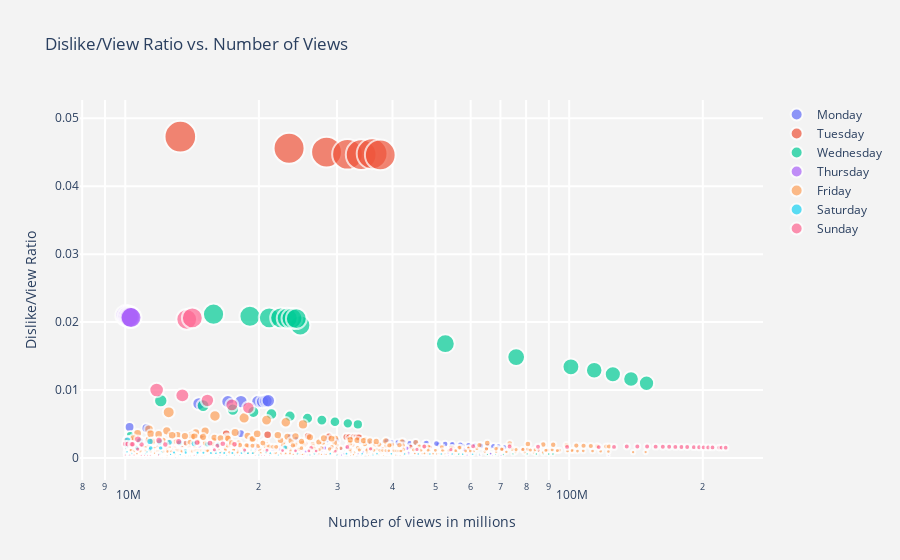

Source (notebook cell):
### Markdown cell above
### What we discovered:
1. ***Despite that we can assume both number of views and likes can tell us about how good a video is, the ratio between them may not.*** 
We showed earlier the correlation between like count and view count is highly positive, meaning they grow together, but this graph reveals that the view count grows much faster than the like count. Hence, we should not use this ratio to evaluate the content quality of a video.
2. Double-click on each weekday to observe the impact of publish day on the number of views. Most if not all videos that have more than 100 million views were published on Wednesday, Friday, Sunday, and those that were published on Monday, Tuesday, Thursday, Saturday cound not reach 100 million views in the latest version of this dataset. ***Therefore, half of the Youtubers did the right thing to publish their products on the three "hot days", while other half did not have a very great choice. However, this impact is only obvious when the number of views passes 100 million.***

### Code cell
bubble_plot('dislikes', "Dislike/View Ratio vs. Number of Views", "Dislike/View Ratio",data)

### Figure 1 — Plotly figure (JSON) as saved in the notebook; plotly's stock layout.template omitted (floating-point values rounded to 4 significant figures; data arrays with more than 128 entries replaced by an {"elided": "..."} marker saying what was removed)
{"data": [{"marker": {"line": {"width": 2}, "size": {"elided": "314 float values"}, "sizemode": "area", "sizeref": 9.456e-05}, "mode": "markers", "name": "Monday", "text": {"elided": "314 str values"}, "type": "scatter", "x": {"elided": "314 int values"}, "y": {"elided": "314 float values"}}, {"marker": {"line": {"width": 2}, "size": {"elided": "253 float values"}, "sizemode": "area", "sizeref": 9.456e-05}, "mode": "markers", "name": "Tuesday", "text": {"elided": "253 str values"}, "type": "scatter", "x": {"elided": "253 int values"}, "y": {"elided": "253 float values"}}, {"marker": {"line": {"width": 2}, "size": {"elided": "257 float values"}, "sizemode": "area", "sizeref": 9.456e-05}, "mode": "markers", "name": "Wednesday", "text": {"elided": "257 str values"}, "type": "scatter", "x": {"elided": "257 int values"}, "y": {"elided": "257 float values"}}, {"marker": {"line": {"width": 2}, "size": {"elided": "331 float values"}, "sizemode": "area", "sizeref": 9.456e-05}, "mode": "markers", "name": "Thursday", "text": {"elided": "331 str values"}, "type": "scatter", "x": {"elided": "331 int values"}, "y": {"elided": "331 float values"}}, {"marker": {"line": {"width": 2}, "size": {"elided": "524 float values"}, "sizemode": "area", "sizeref": 9.456e-05}, "mode": "markers", "name": "Friday", "text": {"elided": "524 str values"}, "type": "scatter", "x": {"elided": "524 int values"}, "y": {"elided": "524 float values"}}, {"marker": {"line": {"width": 2}, "size": [0.000469, 0.0004481, 0.0004347, 0.001226, 0.0004313, 0.001096, 0.0004285, 0.0009922, 0.0004279, 0.0009039, 0.0004293, 0.000846, 0.0004269, 0.001489, 0.001476, 0.00146, 0.00182, 0.0006763, 0.0006598, 0.0006501, 0.0006393, 0.0006282, 0.0006158, 0.0006079, 0.0005982, 0.0006002, 0.0005873, 0.002617, 0.0005819, 0.002521, 0.0005779, 0.0008526, 0.002438, 0.0005747, 0.0008283, 0.002368, 0.0005688, 0.0008134, 0.002297, 0.0005634, 0.0008003, 0.002217, 0.0007873, 0.002108, 0.0007752, 0.002015, 0.0005957, 0.0007645, 0.001945, 0.0005701, 0.0007423, 0.0005439, 0.0005439, 0.0007381, 0.0007344, 0.0007315, 0.0006481, 0.000727, 0.0006046, 0.0007181, 0.0005647, 0.0007127, 0.0005332, 0.0007093, 0.0005077, 0.0006981, 0.0004023, 0.001562, 0.0003911, 0.0003909, 0.0003908, 0.0003906, 0.0003911, 0.0003909], "sizemode": "area", "sizeref": 9.456e-05}, "mode": "markers", "name": "Saturday", "text": ["Title: Incredibles 2 Official Teaser Trailer<br>Channel: Disney•Pixar<br>Category: Film & Animation<br>Views: 14476491<br>Likes: 332269 <br>Dislikes: 6789<br>", "Title: Incredibles 2 Official Teaser Trailer<br>Channel: Disney•Pixar<br>Category: Film & Animation<br>Views: 17613871<br>Likes: 369518 <br>Dislikes: 7892<br>", "Title: Incredibles 2 Official Teaser Trailer<br>Channel: Disney•Pixar<br>Category: Film & Animation<br>Views: 19999878<br>Likes: 395711 <br>Dislikes: 8694<br>", "Title: Selena Gomez, Marshmello - Wolves<br>Channel: SelenaGomezVEVO<br>Category: Music<br>Views: 11342795<br>Likes: 683954 <br>Dislikes: 13904<br>", "Title: Incredibles 2 Official Teaser Trailer<br>Channel: Disney•Pixar<br>Category: Film & Animation<br>Views: 22118673<br>Likes: 410051 <br>Dislikes: 9540<br>", "Title: Selena Gomez, Marshmello - Wolves<br>Channel: SelenaGomezVEVO<br>Category: Music<br>Views: 13664373<br>Likes: 718368 <br>Dislikes: 14971<br>", "Title: Incredibles 2 Official Teaser Trailer<br>Channel: Disney•Pixar<br>Category: Film & Animation<br>Views: 26072307<br>Likes: 421289 <br>Dislikes: 11173<br>", "Title: Selena Gomez, Marshmello - Wolves<br>Channel: SelenaGomezVEVO<br>Category: Music<br>Views: 15982612<br>Likes: 748479 <br>Dislikes: 15858<br>", "Title: Incredibles 2 Official Teaser Trailer<br>Channel: Disney•Pixar<br>Category: Film & Animation<br>Views: 29964922<br>Likes: 431134 <br>Dislikes: 12821<br>", "Title: Selena Gomez, Marshmello - Wolves<br>Channel: SelenaGomezVEVO<br>Category: Music<br>Views: 18525720<br>Likes: 779040 <br>Dislikes: 16745<br>", "Title: Incredibles 2 Official Teaser Trailer<br>Channel: Disney•Pixar<br>Category: Film & Animation<br>Views: 34043133<br>Likes: 439742 <br>Dislikes: 14616<br>", "Title: Selena Gomez, Marshmello - Wolves<br>Channel: SelenaGomezVEVO<br>Category: Music<br>Views: 20752341<br>Likes: 804496 <br>Dislikes: 17557<br>", "Title: Incredibles 2 Official Teaser Trailer<br>Channel: Disney•Pixar<br>Category: Film & Animation<br>Views: 36152111<br>Likes: 444698 <br>Dislikes: 15434<br>", "Title: PANCAKE ART CHALLENGE 4!!! Learn How To Make Mario Odyssey Star Wars Jedi Nintendo Food DIY Pancake<br>Channel: Collins Key<br>Category: Entertainment<br>Views: 10616146<br>Likes: 818471 <br>Dislikes: 15807<br>", "Title: PANCAKE ART CHALLENGE 4!!! Learn How To Make Mario Odyssey Star Wars Jedi Nintendo Food DIY Pancake<br>Channel: Collins Key<br>Category: Entertainment<br>Views: 11414155<br>Likes: 856454 <br>Dislikes: 16852<br>", "Title: PANCAKE ART CHALLENGE 4!!! Learn How To Make Mario Odyssey Star Wars Jedi Nintendo Food DIY Pancake<br>Channel: Collins Key<br>Category: Entertainment<br>Views: 12018779<br>Likes: 879532 <br>Dislikes: 17542<br>", "Title: Voldemort: Origins of the Heir - An unofficial fanfilm (HD + Subtitles)<br>Channel: TRYANGLE FILMS<br>Category: Film & Animation<br>Views: 10083696<br>Likes: 430160 <br>Dislikes: 18357<br>", "Title: Drake - Nice For What<br>Channel: DrakeVEVO<br>Category: Music<br>Views: 24421448<br>Likes: 641546 <br>Dislikes: 16517<br>", "Title: Drake - Nice For What<br>Channel: DrakeVEVO<br>Category: Music<br>Views: 26693315<br>Likes: 670319 <br>Dislikes: 17611<br>", "Title: Drake - Nice For What<br>Channel: DrakeVEVO<br>Category: Music<br>Views: 28967061<br>Likes: 700591 <br>Dislikes: 18831<br>", "Title: Drake - Nice For What<br>Channel: DrakeVEVO<br>Category: Music<br>Views: 31507015<br>Likes: 734108 <br>Dislikes: 20142<br>", "Title: Drake - Nice For What<br>Channel: DrakeVEVO<br>Category: Music<br>Views: 34179417<br>Likes: 765677 <br>Dislikes: 21470<br>", "Title: Drake - Nice For What<br>Channel: DrakeVEVO<br>Category: Music<br>Views: 36908726<br>Likes: 792999 <br>Dislikes: 22727<br>", "Title: Drake - Nice For What<br>Channel: DrakeVEVO<br>Category: Music<br>Views: 39747665<br>Likes: 820199 <br>Dislikes: 24161<br>", "Title: Drake - Nice For What<br>Channel: DrakeVEVO<br>Category: Music<br>Views: 42590240<br>Likes: 847657 <br>Dislikes: 25478<br>", "Title: Marc Spelmann gets the first Golden Buzzer of 2018 | Auditions Week 1 | Britain’s Got Talent 2018<br>Channel: Britain's Got Talent<br>Category: Entertainment<br>Views: 10216106<br>Likes: 233312 <br>Dislikes: 6132<br>", "Title: Drake - Nice For What<br>Channel: DrakeVEVO<br>Category: Music<br>Views: 45705121<br>Likes: 875555 <br>Dislikes: 26841<br>", "Title: Nicki Minaj - Chun-Li (Music Video)<br>Channel: Nicki Minaj<br>Category: Music<br>Views: 10116647<br>Likes: 304727 <br>Dislikes: 26476<br>", "Title: Drake - Nice For What<br>Channel: DrakeVEVO<br>Category: Music<br>Views: 48561560<br>Likes: 901148 <br>Dislikes: 28257<br>", "Title: Nicki Minaj - Chun-Li (Music Video)<br>Channel: Nicki Minaj<br>Category: Music<br>Views: 10776536<br>Likes: 313577 <br>Dislikes: 27163<br>", "Title: Drake - Nice For What<br>Channel: DrakeVEVO<br>Category: Music<br>Views: 51505943<br>Likes: 925537 <br>Dislikes: 29763<br>", "Title: I Got 99 Problems But Being A Girl Ain't One! DIY Girls Hacks and More by Blossom<br>Channel: Blossom<br>Category: Howto & Style<br>Views: 10086785<br>Likes: 68270 <br>Dislikes: 8600<br>", "Title: Nicki Minaj - Chun-Li (Music Video)<br>Channel: Nicki Minaj<br>Category: Music<br>Views: 11372787<br>Likes: 321436 <br>Dislikes: 27732<br>", "Title: Drake - Nice For What<br>Channel: DrakeVEVO<br>Category: Music<br>Views: 54515350<br>Likes: 949884 <br>Dislikes: 31331<br>", "Title: I Got 99 Problems But Being A Girl Ain't One! DIY Girls Hacks and More by Blossom<br>Channel: Blossom<br>Category: Howto & Style<br>Views: 11186837<br>Likes: 73939 <br>Dislikes: 9266<br>", "Title: Nicki Minaj - Chun-Li (Music Video)<br>Channel: Nicki Minaj<br>Category: Music<br>Views: 11958914<br>Likes: 329570 <br>Dislikes: 28318<br>", "Title: Drake - Nice For What<br>Channel: DrakeVEVO<br>Category: Music<br>Views: 57582925<br>Likes: 973524 <br>Dislikes: 32754<br>", "Title: I Got 99 Problems But Being A Girl Ain't One! DIY Girls Hacks and More by Blossom<br>Channel: Blossom<br>Category: Howto & Style<br>Views: 12061648<br>Likes: 78474 <br>Dislikes: 9811<br>", "Title: Nicki Minaj - Chun-Li (Vertical Video)<br>Channel: Nicki Minaj<br>Category: Music<br>Views: 12571504<br>Likes: 337817 <br>Dislikes: 28874<br>", "Title: Drake - Nice For What<br>Channel: DrakeVEVO<br>Category: Music<br>Views: 60635812<br>Likes: 994986 <br>Dislikes: 34165<br>", "Title: I Got 99 Problems But Being A Girl Ain't One! DIY Girls Hacks and More by Blossom<br>Channel: Blossom<br>Category: Howto & Style<br>Views: 12879497<br>Likes: 82465 <br>Dislikes: 10307<br>", "Title: Nicki Minaj - Chun-Li (Vertical Video)<br>Channel: Nicki Minaj<br>Category: Music<br>Views: 13244323<br>Likes: 345087 <br>Dislikes: 29359<br>", "Title: I Got 99 Problems But Being A Girl Ain't One! DIY Girls Hacks and More by Blossom<br>Channel: Blossom<br>Category: Howto & Style<br>Views: 13684287<br>Likes: 85948 <br>Dislikes: 10774<br>", "Title: Nicki Minaj - Chun-Li (Vertical Video)<br>Channel: Nicki Minaj<br>Category: Music<br>Views: 14282680<br>Likes: 353611 <br>Dislikes: 30110<br>", "Title: I Got 99 Problems But Being A Girl Ain't One! DIY Girls Hacks and More by Blossom<br>Channel: Blossom<br>Category: Howto & Style<br>Views: 14551920<br>Likes: 89598 <br>Dislikes: 11281<br>", "Title: Nicki Minaj - Chun-Li (Vertical Video)<br>Channel: Nicki Minaj<br>Category: Music<br>Views: 15324141<br>Likes: 361962 <br>Dislikes: 30878<br>", "Title: Charlie Puth - Done For Me (feat. Kehlani) [Official Video]<br>Channel: Charlie Puth<br>Category: Music<br>Views: 10044066<br>Likes: 388574 <br>Dislikes: 5983<br>", "Title: I Got 99 Problems But Being A Girl Ain't One! DIY Girls Hacks and More by Blossom<br>Channel: Blossom<br>Category: Howto & Style<br>Views: 14998964<br>Likes: 91548 <br>Dislikes: 11467<br>", "Title: Nicki Minaj - Chun-Li (Vertical Video)<br>Channel: Nicki Minaj<br>Category: Music<br>Views: 16196266<br>Likes: 368155 <br>Dislikes: 31498<br>", "Title: Charlie Puth - Done For Me (feat. Kehlani) [Official Video]<br>Channel: Charlie Puth<br>Category: Music<br>Views: 10963160<br>Likes: 396649 <br>Dislikes: 6250<br>", "Title: I Got 99 Problems But Being A Girl Ain't One! DIY Girls Hacks and More by Blossom<br>Channel: Blossom<br>Category: Howto & Style<br>Views: 15598360<br>Likes: 93997 <br>Dislikes: 11578<br>", "Title: Charlie Puth - Done For Me (feat. Kehlani) [Official Video]<br>Channel: Charlie Puth<br>Category: Music<br>Views: 11979805<br>Likes: 408461 <br>Dislikes: 6516<br>", "Title: Earth Day 2018 Google Doodle<br>Channel: googledoodles<br>Category: Film & Animation<br>Views: 11979805<br>Likes: 408461 <br>Dislikes: 6516<br>", "Title: I Got 99 Problems But Being A Girl Ain't One! DIY Girls Hacks and More by Blossom<br>Channel: Blossom<br>Category: Howto & Style<br>Views: 16002425<br>Likes: 95539 <br>Dislikes: 11812<br>", "Title: I Got 99 Problems But Being A Girl Ain't One! DIY Girls Hacks and More by Blossom<br>Channel: Blossom<br>Category: Howto & Style<br>Views: 16353989<br>Likes: 96881 <br>Dislikes: 12011<br>", "Title: I Got 99 Problems But Being A Girl Ain't One! DIY Girls Hacks and More by Blossom<br>Channel: Blossom<br>Category: Howto & Style<br>Views: 16712784<br>Likes: 98361 <br>Dislikes: 12226<br>", "Title: Clash Royale: CLAN WARS IS HERE!<br>Channel: Clash Royale<br>Category: Gaming<br>Views: 10344600<br>Likes: 159665 <br>Dislikes: 6704<br>", "Title: I Got 99 Problems But Being A Girl Ain't One! DIY Girls Hacks and More by Blossom<br>Channel: Blossom<br>Category: Howto & Style<br>Views: 17431633<br>Likes: 101401 <br>Dislikes: 12672<br>", "Title: Clash Royale: CLAN WARS IS HERE!<br>Channel: Clash Royale<br>Category: Gaming<br>Views: 11109457<br>Likes: 159803 <br>Dislikes: 6717<br>", "Title: I Got 99 Problems But Being A Girl Ain't One! DIY Girls Hacks and More by Blossom<br>Channel: Blossom<br>Category: Howto & Style<br>Views: 18271695<br>Likes: 104795 <br>Dislikes: 13121<br>", "Title: Clash Royale: CLAN WARS IS HERE!<br>Channel: Clash Royale<br>Category: Gaming<br>Views: 11913359<br>Likes: 159889 <br>Dislikes: 6727<br>", "Title: I Got 99 Problems But Being A Girl Ain't One! DIY Girls Hacks and More by Blossom<br>Channel: Blossom<br>Category: Howto & Style<br>Views: 18889060<br>Likes: 107134 <br>Dislikes: 13462<br>", "Title: Clash Royale: CLAN WARS IS HERE!<br>Channel: Clash Royale<br>Category: Gaming<br>Views: 12648827<br>Likes: 160002 <br>Dislikes: 6744<br>", "Title: I Got 99 Problems But Being A Girl Ain't One! DIY Girls Hacks and More by Blossom<br>Channel: Blossom<br>Category: Howto & Style<br>Views: 19371315<br>Likes: 108871 <br>Dislikes: 13741<br>", "Title: Clash Royale: CLAN WARS IS HERE!<br>Channel: Clash Royale<br>Category: Gaming<br>Views: 13300020<br>Likes: 160089 <br>Dislikes: 6753<br>", "Title: I Got 99 Problems But Being A Girl Ain't One! DIY Girls Hacks and More by Blossom<br>Channel: Blossom<br>Category: Howto & Style<br>Views: 21211851<br>Likes: 114989 <br>Dislikes: 14808<br>", "Title: Clash Royale: CLAN WARS IS HERE!<br>Channel: Clash Royale<br>Category: Gaming<br>Views: 16935442<br>Likes: 160896 <br>Dislikes: 6813<br>", "Title: Nicki Minaj - Chun-Li (Vertical Video)<br>Channel: Nicki Minaj<br>Category: Music<br>Views: 22918328<br>Likes: 409234 <br>Dislikes: 35804<br>", "Title: Royal Weddings, Then and Now: Princess Diana, Kate Middleton, and Meghan Markle | The New Yorker<br>Channel: The New Yorker<br>Category: Entertainment<br>Views: 10011020<br>Likes: 47011 <br>Dislikes: 3915<br>", "Title: Royal Weddings, Then and Now: Princess Diana, Kate Middleton, and Meghan Markle | The New Yorker<br>Channel: The New Yorker<br>Category: Entertainment<br>Views: 10052832<br>Likes: 47152 <br>Dislikes: 3930<br>", "Title: Royal Weddings, Then and Now: Princess Diana, Kate Middleton, and Meghan Markle | The New Yorker<br>Channel: The New Yorker<br>Category: Entertainment<br>Views: 10093671<br>Likes: 47264 <br>Dislikes: 3945<br>", "Title: Royal Weddings, Then and Now: Princess Diana, Kate Middleton, and Meghan Markle | The New Yorker<br>Channel: The New Yorker<br>Category: Entertainment<br>Views: 10126408<br>Likes: 47349 <br>Dislikes: 3955<br>", "Title: Royal Weddings, Then and Now: Princess Diana, Kate Middleton, and Meghan Markle | The New Yorker<br>Channel: The New Yorker<br>Category: Entertainment<br>Views: 10168821<br>Likes: 47465 <br>Dislikes: 3977<br>", "Title: Royal Weddings, Then and Now: Princess Diana, Kate Middleton, and Meghan Markle | The New Yorker<br>Channel: The New Yorker<br>Category: Entertainment<br>Views: 10187747<br>Likes: 47517 <br>Dislikes: 3982<br>"], "type": "scatter", "x": [14476491, 17613871, 19999878, 11342795, 22118673, 13664373, 26072307, 15982612, 29964922, 18525720, 34043133, 20752341, 36152111, 10616146, 11414155, 12018779, 10083696, 24421448, 26693315, 28967061, 31507015, 34179417, 36908726, 39747665, 42590240, 10216106, 45705121, 10116647, 48561560, 10776536, 51505943, 10086785, 11372787, 54515350, 11186837, 11958914, 57582925, 12061648, 12571504, 60635812, 12879497, 13244323, 13684287, 14282680, 14551920, 15324141, 10044066, 14998964, 16196266, 10963160, 15598360, 11979805, 11979805, 16002425, 16353989, 16712784, 10344600, 17431633, 11109457, 18271695, 11913359, 18889060, 12648827, 19371315, 13300020, 21211851, 16935442, 22918328, 10011020, 10052832, 10093671, 10126408, 10168821, 10187747], "y": [0.000469, 0.0004481, 0.0004347, 0.001226, 0.0004313, 0.001096, 0.0004285, 0.0009922, 0.0004279, 0.0009039, 0.0004293, 0.000846, 0.0004269, 0.001489, 0.001476, 0.00146, 0.00182, 0.0006763, 0.0006598, 0.0006501, 0.0006393, 0.0006282, 0.0006158, 0.0006079, 0.0005982, 0.0006002, 0.0005873, 0.002617, 0.0005819, 0.002521, 0.0005779, 0.0008526, 0.002438, 0.0005747, 0.0008283, 0.002368, 0.0005688, 0.0008134, 0.002297, 0.0005634, 0.0008003, 0.002217, 0.0007873, 0.002108, 0.0007752, 0.002015, 0.0005957, 0.0007645, 0.001945, 0.0005701, 0.0007423, 0.0005439, 0.0005439, 0.0007381, 0.0007344, 0.0007315, 0.0006481, 0.000727, 0.0006046, 0.0007181, 0.0005647, 0.0007127, 0.0005332, 0.0007093, 0.0005077, 0.0006981, 0.0004023, 0.001562, 0.0003911, 0.0003909, 0.0003908, 0.0003906, 0.0003911, 0.0003909]}, {"marker": {"line": {"width": 2}, "size": [0.001987, 0.002001, 0.00179, 0.001495, 0.001349, 0.001268, 0.00123, 0.01001, 0.009217, 0.00848, 0.00781, 0.007407, 0.002742, 0.002576, 0.002418, 0.002267, 0.002177, 0.002093, 0.002012, 0, 0, 0, 0.0004525, 0, 0.02041, 0.0004126, 2.239e-05, 0, 0.02061, 0.000384, 0.0001555, 1.922e-05, 0, 0.0003617, 0.0001346, 1.709e-05, 0, 0.0003438, 0.0001357, 1.563e-05, 0, 0.0003403, 0.0001368, 0, 0.0003398, 0, 0.0003351, 0.001309, 0.001629, 0.001222, 0.00169, 0.001179, 0.001717, 0.001131, 0.001693, 0.001092, 0.001654, 0.001062, 0.001635, 0.001042, 0.001028, 0.001601, 0.001632, 0.0009865, 0.001681, 0.001695, 0.001684, 0.00167, 0.001658, 0.001647, 0.001637, 0.001626, 0.001616, 0.0016, 0.001585, 0.001574, 0.001563, 0.001554, 0.001541, 0.001533, 0.001525, 0.000435, 0.0004284, 0.002062, 0.0004243, 0.002044, 0.0004184, 0.002019, 0.0004179, 0.002012, 0.0004161, 0.0004138, 0.0004126], "sizemode": "area", "sizeref": 9.456e-05}, "mode": "markers", "name": "Sunday", "text": ["Title: 42 HOLY GRAIL HACKS THAT WILL SAVE YOU A FORTUNE<br>Channel: 5-Minute Crafts<br>Category: Howto & Style<br>Views: 10883016<br>Likes: 100508 <br>Dislikes: 21627<br>", "Title: 42 HOLY GRAIL HACKS THAT WILL SAVE YOU A FORTUNE<br>Channel: 5-Minute Crafts<br>Category: Howto & Style<br>Views: 12310226<br>Likes: 109118 <br>Dislikes: 24634<br>", "Title: 42 HOLY GRAIL HACKS THAT WILL SAVE YOU A FORTUNE<br>Channel: 5-Minute Crafts<br>Category: Howto & Style<br>Views: 16127761<br>Likes: 138238 <br>Dislikes: 28873<br>", "Title: 42 HOLY GRAIL HACKS THAT WILL SAVE YOU A FORTUNE<br>Channel: 5-Minute Crafts<br>Category: Howto & Style<br>Views: 26221058<br>Likes: 206111 <br>Dislikes: 39209<br>", "Title: 42 HOLY GRAIL HACKS THAT WILL SAVE YOU A FORTUNE<br>Channel: 5-Minute Crafts<br>Category: Howto & Style<br>Views: 35696409<br>Likes: 260515 <br>Dislikes: 48163<br>", "Title: 42 HOLY GRAIL HACKS THAT WILL SAVE YOU A FORTUNE<br>Channel: 5-Minute Crafts<br>Category: Howto & Style<br>Views: 45407304<br>Likes: 322993 <br>Dislikes: 57595<br>", "Title: 42 HOLY GRAIL HACKS THAT WILL SAVE YOU A FORTUNE<br>Channel: 5-Minute Crafts<br>Category: Howto & Style<br>Views: 54155921<br>Likes: 378111 <br>Dislikes: 66632<br>", "Title: Logan Paul - SANTA DISS TRACK (Official Music Video)<br>Channel: Logan Paul Vlogs<br>Category: Entertainment<br>Views: 11767339<br>Likes: 882821 <br>Dislikes: 117842<br>", "Title: Logan Paul - SANTA DISS TRACK (Official Music Video)<br>Channel: Logan Paul Vlogs<br>Category: Entertainment<br>Views: 13445632<br>Likes: 917951 <br>Dislikes: 123922<br>", "Title: Logan Paul - SANTA DISS TRACK (Official Music Video)<br>Channel: Logan Paul Vlogs<br>Category: Entertainment<br>Views: 15313469<br>Likes: 953730 <br>Dislikes: 129860<br>", "Title: Logan Paul - SANTA DISS TRACK (Official Music Video)<br>Channel: Logan Paul Vlogs<br>Category: Entertainment<br>Views: 17385229<br>Likes: 988608 <br>Dislikes: 135786<br>", "Title: Logan Paul - SANTA DISS TRACK (Official Music Video)<br>Channel: Logan Paul Vlogs<br>Category: Entertainment<br>Views: 18938867<br>Likes: 1013411 <br>Dislikes: 140271<br>", "Title: Eminem - Walk On Water (Official Video) ft. Beyoncé<br>Channel: EminemVEVO<br>Category: Music<br>Views: 10681470<br>Likes: 584191 <br>Dislikes: 29287<br>", "Title: Eminem - Walk On Water (Official Video) ft. Beyoncé<br>Channel: EminemVEVO<br>Category: Music<br>Views: 11913715<br>Likes: 605215 <br>Dislikes: 30684<br>", "Title: Eminem - Walk On Water (Official Video) ft. Beyoncé<br>Channel: EminemVEVO<br>Category: Music<br>Views: 13196225<br>Likes: 624768 <br>Dislikes: 31912<br>", "Title: Eminem - Walk On Water (Official Video) ft. Beyoncé<br>Channel: EminemVEVO<br>Category: Music<br>Views: 14509303<br>Likes: 639820 <br>Dislikes: 32890<br>", "Title: Eminem - Walk On Water (Official Video) ft. Beyoncé<br>Channel: EminemVEVO<br>Category: Music<br>Views: 15520717<br>Likes: 654898 <br>Dislikes: 33793<br>", "Title: Eminem - Walk On Water (Official Video) ft. Beyoncé<br>Channel: EminemVEVO<br>Category: Music<br>Views: 16584193<br>Likes: 669544 <br>Dislikes: 34715<br>", "Title: Eminem - Walk On Water (Official Video) ft. Beyoncé<br>Channel: EminemVEVO<br>Category: Music<br>Views: 17629966<br>Likes: 682328 <br>Dislikes: 35479<br>", "Title: To Our Daughter<br>Channel: Kylie Jenner<br>Category: People & Blogs<br>Views: 20921796<br>Likes: 0 <br>Dislikes: 0<br>", "Title: To Our Daughter<br>Channel: Kylie Jenner<br>Category: People & Blogs<br>Views: 35830721<br>Likes: 0 <br>Dislikes: 0<br>", "Title: To Our Daughter<br>Channel: Kylie Jenner<br>Category: People & Blogs<br>Views: 40801423<br>Likes: 0 <br>Dislikes: 0<br>", "Title: Jurassic World: Fallen Kingdom - Official Trailer #2 [HD]<br>Channel: Universal Pictures<br>Category: Entertainment<br>Views: 11883172<br>Likes: 200006 <br>Dislikes: 5377<br>", "Title: To Our Daughter<br>Channel: Kylie Jenner<br>Category: People & Blogs<br>Views: 44818108<br>Likes: 0 <br>Dislikes: 0<br>", "Title: LOGAN PAUL IS BACK!<br>Channel: Logan Paul Vlogs<br>Category: Entertainment<br>Views: 13754992<br>Likes: 1207457 <br>Dislikes: 280675<br>", "Title: Jurassic World: Fallen Kingdom - Official Trailer #2 [HD]<br>Channel: Universal Pictures<br>Category: Entertainment<br>Views: 14297585<br>Likes: 219417 <br>Dislikes: 5899<br>", "Title: Turkish Airlines - 5 Senses with Dr. Oz<br>Channel: Turkish Airlines<br>Category: Travel & Events<br>Views: 12415166<br>Likes: 3639 <br>Dislikes: 278<br>", "Title: To Our Daughter<br>Channel: Kylie Jenner<br>Category: People & Blogs<br>Views: 48635732<br>Likes: 0 <br>Dislikes: 0<br>", "Title: LOGAN PAUL IS BACK!<br>Channel: Logan Paul Vlogs<br>Category: Entertainment<br>Views: 14161833<br>Likes: 1216340 <br>Dislikes: 291900<br>", "Title: Jurassic World: Fallen Kingdom - Official Trailer #2 [HD]<br>Channel: Universal Pictures<br>Category: Entertainment<br>Views: 16344681<br>Likes: 232342 <br>Dislikes: 6276<br>", "Title: Hope Detector | Hyundai NFL Super Bowl LII<br>Channel: HyundaiUSA<br>Category: Autos & Vehicles<br>Views: 13449022<br>Likes: 1028 <br>Dislikes: 2091<br>", "Title: Turkish Airlines - 5 Senses with Dr. Oz<br>Channel: Turkish Airlines<br>Category: Travel & Events<br>Views: 16230119<br>Likes: 4007 <br>Dislikes: 312<br>", "Title: To Our Daughter<br>Channel: Kylie Jenner<br>Category: People & Blogs<br>Views: 51243149<br>Likes: 0 <br>Dislikes: 0<br>", "Title: Jurassic World: Fallen Kingdom - Official Trailer #2 [HD]<br>Channel: Universal Pictures<br>Category: Entertainment<br>Views: 18085938<br>Likes: 240891 <br>Dislikes: 6542<br>", "Title: Hope Detector | Hyundai NFL Super Bowl LII<br>Channel: HyundaiUSA<br>Category: Autos & Vehicles<br>Views: 15896259<br>Likes: 1071 <br>Dislikes: 2140<br>", "Title: Turkish Airlines - 5 Senses with Dr. Oz<br>Channel: Turkish Airlines<br>Category: Travel & Events<br>Views: 20015015<br>Likes: 4341 <br>Dislikes: 342<br>", "Title: To Our Daughter<br>Channel: Kylie Jenner<br>Category: People & Blogs<br>Views: 53183123<br>Likes: 0 <br>Dislikes: 0<br>", "Title: Jurassic World: Fallen Kingdom - Official Trailer #2 [HD]<br>Channel: Universal Pictures<br>Category: Entertainment<br>Views: 19617103<br>Likes: 246215 <br>Dislikes: 6745<br>", "Title: Hope Detector | Hyundai NFL Super Bowl LII<br>Channel: HyundaiUSA<br>Category: Autos & Vehicles<br>Views: 15899179<br>Likes: 1081 <br>Dislikes: 2158<br>", "Title: Turkish Airlines - 5 Senses with Dr. Oz<br>Channel: Turkish Airlines<br>Category: Travel & Events<br>Views: 23932421<br>Likes: 4666 <br>Dislikes: 374<br>", "Title: To Our Daughter<br>Channel: Kylie Jenner<br>Category: People & Blogs<br>Views: 54454945<br>Likes: 0 <br>Dislikes: 0<br>", "Title: Jurassic World: Fallen Kingdom - Official Trailer #2 [HD]<br>Channel: Universal Pictures<br>Category: Entertainment<br>Views: 20291688<br>Likes: 249906 <br>Dislikes: 6906<br>", "Title: Hope Detector | Hyundai NFL Super Bowl LII<br>Channel: HyundaiUSA<br>Category: Autos & Vehicles<br>Views: 15904385<br>Likes: 1088 <br>Dislikes: 2175<br>", "Title: To Our Daughter<br>Channel: Kylie Jenner<br>Category: People & Blogs<br>Views: 55063465<br>Likes: 0 <br>Dislikes: 0<br>", "Title: Jurassic World: Fallen Kingdom - Official Trailer #2 [HD]<br>Channel: Universal Pictures<br>Category: Entertainment<br>Views: 20605167<br>Likes: 252139 <br>Dislikes: 7002<br>", "Title: To Our Daughter<br>Channel: Kylie Jenner<br>Category: People & Blogs<br>Views: 56111957<br>Likes: 0 <br>Dislikes: 0<br>", "Title: Jurassic World: Fallen Kingdom - Official Trailer #2 [HD]<br>Channel: Universal Pictures<br>Category: Entertainment<br>Views: 21113889<br>Likes: 254342 <br>Dislikes: 7076<br>", "Title: BTS (방탄소년단) LOVE YOURSELF 轉 Tear 'Singularity' Comeback Trailer<br>Channel: ibighit<br>Category: Music<br>Views: 10666323<br>Likes: 1956202 <br>Dislikes: 13966<br>", "Title: Childish Gambino - This Is America (Official Video)<br>Channel: ChildishGambinoVEVO<br>Category: Music<br>Views: 31648454<br>Likes: 1405355 <br>Dislikes: 51547<br>", "Title: BTS (방탄소년단) LOVE YOURSELF 轉 Tear 'Singularity' Comeback Trailer<br>Channel: ibighit<br>Category: Music<br>Views: 15875379<br>Likes: 2285418 <br>Dislikes: 19401<br>", "Title: Childish Gambino - This Is America (Official Video)<br>Channel: ChildishGambinoVEVO<br>Category: Music<br>Views: 47169016<br>Likes: 1841540 <br>Dislikes: 79717<br>", "Title: BTS (방탄소년단) LOVE YOURSELF 轉 Tear 'Singularity' Comeback Trailer<br>Channel: ibighit<br>Category: Music<br>Views: 18574625<br>Likes: 2407413 <br>Dislikes: 21907<br>", "Title: Childish Gambino - This Is America (Official Video)<br>Channel: ChildishGambinoVEVO<br>Category: Music<br>Views: 60776509<br>Likes: 2183732 <br>Dislikes: 104377<br>", "Title: BTS (방탄소년단) LOVE YOURSELF 轉 Tear 'Singularity' Comeback Trailer<br>Channel: ibighit<br>Category: Music<br>Views: 20860529<br>Likes: 2484550 <br>Dislikes: 23592<br>", "Title: Childish Gambino - This Is America (Official Video)<br>Channel: ChildishGambinoVEVO<br>Category: Music<br>Views: 73432600<br>Likes: 2478904 <br>Dislikes: 124290<br>", "Title: BTS (방탄소년단) LOVE YOURSELF 轉 Tear 'Singularity' Comeback Trailer<br>Channel: ibighit<br>Category: Music<br>Views: 22612931<br>Likes: 2533783 <br>Dislikes: 24698<br>", "Title: Childish Gambino - This Is America (Official Video)<br>Channel: ChildishGambinoVEVO<br>Category: Music<br>Views: 85092067<br>Likes: 2735961 <br>Dislikes: 140711<br>", "Title: BTS (방탄소년단) LOVE YOURSELF 轉 Tear 'Singularity' Comeback Trailer<br>Channel: ibighit<br>Category: Music<br>Views: 24186625<br>Likes: 2571889 <br>Dislikes: 25690<br>", "Title: Childish Gambino - This Is America (Official Video)<br>Channel: ChildishGambinoVEVO<br>Category: Music<br>Views: 98938809<br>Likes: 3037293 <br>Dislikes: 161812<br>", "Title: BTS (방탄소년단) LOVE YOURSELF 轉 Tear 'Singularity' Comeback Trailer<br>Channel: ibighit<br>Category: Music<br>Views: 25924568<br>Likes: 2613905 <br>Dislikes: 27016<br>", "Title: BTS (방탄소년단) LOVE YOURSELF 轉 Tear 'Singularity' Comeback Trailer<br>Channel: ibighit<br>Category: Music<br>Views: 26912663<br>Likes: 2636004 <br>Dislikes: 27675<br>", "Title: Childish Gambino - This Is America (Official Video)<br>Channel: ChildishGambinoVEVO<br>Category: Music<br>Views: 116581406<br>Likes: 3388289 <br>Dislikes: 186591<br>", "Title: Childish Gambino - This Is America (Official Video)<br>Channel: ChildishGambinoVEVO<br>Category: Music<br>Views: 126191952<br>Likes: 3587455 <br>Dislikes: 205995<br>", "Title: BTS (방탄소년단) LOVE YOURSELF 轉 Tear 'Singularity' Comeback Trailer<br>Channel: ibighit<br>Category: Music<br>Views: 29741771<br>Likes: 2700800 <br>Dislikes: 29341<br>", "Title: Childish Gambino - This Is America (Official Video)<br>Channel: ChildishGambinoVEVO<br>Category: Music<br>Views: 134839555<br>Likes: 3749810 <br>Dislikes: 226641<br>", "Title: Childish Gambino - This Is America (Official Video)<br>Channel: ChildishGambinoVEVO<br>Category: Music<br>Views: 142421830<br>Likes: 3885070 <br>Dislikes: 241386<br>", "Title: Childish Gambino - This Is America (Official Video)<br>Channel: ChildishGambinoVEVO<br>Category: Music<br>Views: 149830680<br>Likes: 4002473 <br>Dislikes: 252365<br>", "Title: Childish Gambino - This Is America (Official Video)<br>Channel: ChildishGambinoVEVO<br>Category: Music<br>Views: 156612892<br>Likes: 4110879 <br>Dislikes: 261521<br>", "Title: Childish Gambino - This Is America (Official Video)<br>Channel: ChildishGambinoVEVO<br>Category: Music<br>Views: 162556776<br>Likes: 4202645 <br>Dislikes: 269530<br>", "Title: Childish Gambino - This Is America (Official Video)<br>Channel: ChildishGambinoVEVO<br>Category: Music<br>Views: 167997997<br>Likes: 4281819 <br>Dislikes: 276626<br>", "Title: Childish Gambino - This Is America (Official Video)<br>Channel: ChildishGambinoVEVO<br>Category: Music<br>Views: 173478072<br>Likes: 4360121 <br>Dislikes: 283961<br>", "Title: Childish Gambino - This Is America (Official Video)<br>Channel: ChildishGambinoVEVO<br>Category: Music<br>Views: 179045286<br>Likes: 4437175 <br>Dislikes: 291098<br>", "Title: Childish Gambino - This Is America (Official Video)<br>Channel: ChildishGambinoVEVO<br>Category: Music<br>Views: 184446490<br>Likes: 4512326 <br>Dislikes: 298157<br>", "Title: Childish Gambino - This Is America (Official Video)<br>Channel: ChildishGambinoVEVO<br>Category: Music<br>Views: 190950401<br>Likes: 4594931 <br>Dislikes: 305435<br>", "Title: Childish Gambino - This Is America (Official Video)<br>Channel: ChildishGambinoVEVO<br>Category: Music<br>Views: 196222618<br>Likes: 4656929 <br>Dislikes: 311042<br>", "Title: Childish Gambino - This Is America (Official Video)<br>Channel: ChildishGambinoVEVO<br>Category: Music<br>Views: 200820941<br>Likes: 4714942 <br>Dislikes: 316129<br>", "Title: Childish Gambino - This Is America (Official Video)<br>Channel: ChildishGambinoVEVO<br>Category: Music<br>Views: 205643016<br>Likes: 4776680 <br>Dislikes: 321493<br>", "Title: Childish Gambino - This Is America (Official Video)<br>Channel: ChildishGambinoVEVO<br>Category: Music<br>Views: 210338856<br>Likes: 4836448 <br>Dislikes: 326902<br>", "Title: Childish Gambino - This Is America (Official Video)<br>Channel: ChildishGambinoVEVO<br>Category: Music<br>Views: 217750076<br>Likes: 4934188 <br>Dislikes: 335462<br>", "Title: Childish Gambino - This Is America (Official Video)<br>Channel: ChildishGambinoVEVO<br>Category: Music<br>Views: 220490543<br>Likes: 4962403 <br>Dislikes: 338105<br>", "Title: Childish Gambino - This Is America (Official Video)<br>Channel: ChildishGambinoVEVO<br>Category: Music<br>Views: 225211923<br>Likes: 5023450 <br>Dislikes: 343541<br>", "Title: [CHOREOGRAPHY] BTS (방탄소년단) 'FAKE LOVE' Dance Practice<br>Channel: BANGTANTV<br>Category: Music<br>Views: 10001670<br>Likes: 1114601 <br>Dislikes: 4351<br>", "Title: [CHOREOGRAPHY] BTS (방탄소년단) 'FAKE LOVE' Dance Practice<br>Channel: BANGTANTV<br>Category: Music<br>Views: 10240949<br>Likes: 1119935 <br>Dislikes: 4387<br>", "Title: WE MADE OUR MOM CRY...HER DREAM CAME TRUE!<br>Channel: Lucas and Marcus<br>Category: Entertainment<br>Views: 10000226<br>Likes: 158478 <br>Dislikes: 20617<br>", "Title: [CHOREOGRAPHY] BTS (방탄소년단) 'FAKE LOVE' Dance Practice<br>Channel: BANGTANTV<br>Category: Music<br>Views: 10467547<br>Likes: 1124627 <br>Dislikes: 4441<br>", "Title: WE MADE OUR MOM CRY...HER DREAM CAME TRUE!<br>Channel: Lucas and Marcus<br>Category: Entertainment<br>Views: 10133947<br>Likes: 160160 <br>Dislikes: 20717<br>", "Title: [CHOREOGRAPHY] BTS (방탄소년단) 'FAKE LOVE' Dance Practice<br>Channel: BANGTANTV<br>Category: Music<br>Views: 10818934<br>Likes: 1131462 <br>Dislikes: 4527<br>", "Title: WE MADE OUR MOM CRY...HER DREAM CAME TRUE!<br>Channel: Lucas and Marcus<br>Category: Entertainment<br>Views: 10330588<br>Likes: 162696 <br>Dislikes: 20861<br>", "Title: [CHOREOGRAPHY] BTS (방탄소년단) 'FAKE LOVE' Dance Practice<br>Channel: BANGTANTV<br>Category: Music<br>Views: 10884933<br>Likes: 1132836 <br>Dislikes: 4549<br>", "Title: WE MADE OUR MOM CRY...HER DREAM CAME TRUE!<br>Channel: Lucas and Marcus<br>Category: Entertainment<br>Views: 10381263<br>Likes: 163325 <br>Dislikes: 20892<br>", "Title: [CHOREOGRAPHY] BTS (방탄소년단) 'FAKE LOVE' Dance Practice<br>Channel: BANGTANTV<br>Category: Music<br>Views: 11056904<br>Likes: 1136080 <br>Dislikes: 4601<br>", "Title: [CHOREOGRAPHY] BTS (방탄소년단) 'FAKE LOVE' Dance Practice<br>Channel: BANGTANTV<br>Category: Music<br>Views: 11227491<br>Likes: 1139208 <br>Dislikes: 4646<br>", "Title: [CHOREOGRAPHY] BTS (방탄소년단) 'FAKE LOVE' Dance Practice<br>Channel: BANGTANTV<br>Category: Music<br>Views: 11381059<br>Likes: 1141726 <br>Dislikes: 4696<br>"], "type": "scatter", "x": [10883016, 12310226, 16127761, 26221058, 35696409, 45407304, 54155921, 11767339, 13445632, 15313469, 17385229, 18938867, 10681470, 11913715, 13196225, 14509303, 15520717, 16584193, 17629966, 20921796, 35830721, 40801423, 11883172, 44818108, 13754992, 14297585, 12415166, 48635732, 14161833, 16344681, 13449022, 16230119, 51243149, 18085938, 15896259, 20015015, 53183123, 19617103, 15899179, 23932421, 54454945, 20291688, 15904385, 55063465, 20605167, 56111957, 21113889, 10666323, 31648454, 15875379, 47169016, 18574625, 60776509, 20860529, 73432600, 22612931, 85092067, 24186625, 98938809, 25924568, 26912663, 116581406, 126191952, 29741771, 134839555, 142421830, 149830680, 156612892, 162556776, 167997997, 173478072, 179045286, 184446490, 190950401, 196222618, 200820941, 205643016, 210338856, 217750076, 220490543, 225211923, 10001670, 10240949, 10000226, 10467547, 10133947, 10818934, 10330588, 10884933, 10381263, 11056904, 11227491, 11381059], "y": [0.001987, 0.002001, 0.00179, 0.001495, 0.001349, 0.001268, 0.00123, 0.01001, 0.009217, 0.00848, 0.00781, 0.007407, 0.002742, 0.002576, 0.002418, 0.002267, 0.002177, 0.002093, 0.002012, 0, 0, 0, 0.0004525, 0, 0.02041, 0.0004126, 2.239e-05, 0, 0.02061, 0.000384, 0.0001555, 1.922e-05, 0, 0.0003617, 0.0001346, 1.709e-05, 0, 0.0003438, 0.0001357, 1.563e-05, 0, 0.0003403, 0.0001368, 0, 0.0003398, 0, 0.0003351, 0.001309, 0.001629, 0.001222, 0.00169, 0.001179, 0.001717, 0.001131, 0.001693, 0.001092, 0.001654, 0.001062, 0.001635, 0.001042, 0.001028, 0.001601, 0.001632, 0.0009865, 0.001681, 0.001695, 0.001684, 0.00167, 0.001658, 0.001647, 0.001637, 0.001626, 0.001616, 0.0016, 0.001585, 0.001574, 0.001563, 0.001554, 0.001541, 0.001533, 0.001525, 0.000435, 0.0004284, 0.002062, 0.0004243, 0.002044, 0.0004184, 0.002019, 0.0004179, 0.002012, 0.0004161, 0.0004138, 0.0004126]}], "layout": {"legend": {"itemsizing": "constant"}, "paper_bgcolor": "rgb(243, 243, 243)", "plot_bgcolor": "rgb(243, 243, 243)", "title": {"text": "Dislike/View Ratio vs. Number of Views"}, "xaxis": {"gridcolor": "white", "gridwidth": 2, "title": {"text": "Number of views in millions"}, "type": "log"}, "yaxis": {"gridcolor": "white", "gridwidth": 2, "title": {"text": "Dislike/View Ratio"}}}}
